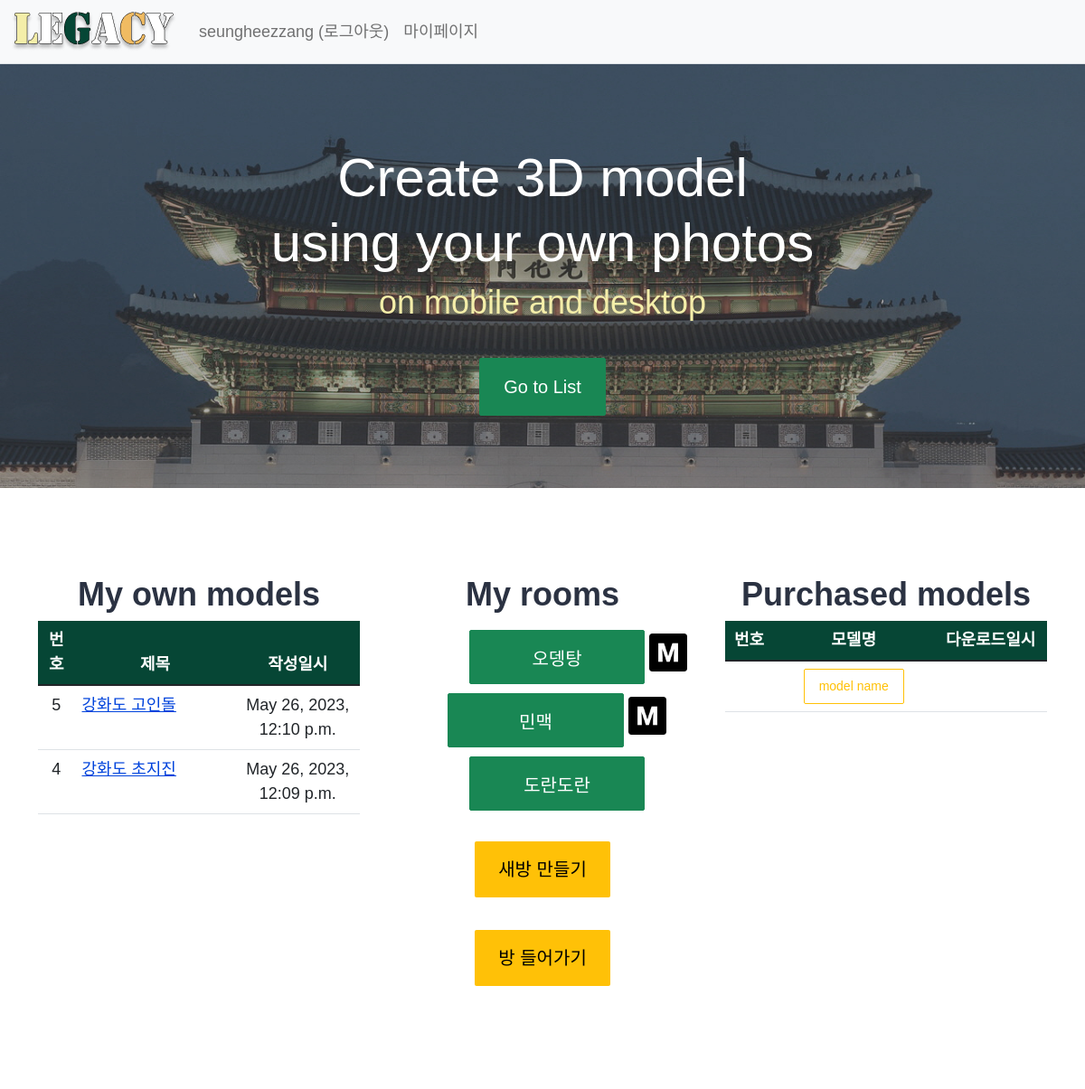
Page /common/mypage/ (signed in) on the committed database.
### pybo/models.py (models this page shows, shortened)
class Question(models.Model):
    author = models.ForeignKey(User, on_delete=models.CASCADE, related_name='author_question')
    subject = models.CharField(max_length=200)
    content = models.TextField()
    create_date = models.DateTimeField()
    modify_date = models.DateTimeField(null=True, blank=True)
    voter = models.ManyToManyField(User, related_name='voter_question')
    location = models.CharField(max_length=200, null=True, blank=True)
    audio = models.FileField(upload_to='audio/', null=True, blank=True)
    image = models.FileField(upload_to='image/', null=True, blank=True)
    npz = models.FileField(upload_to='npz/', null=True, blank=True)
    output = models.FileField(upload_to='output/', null=True, blank=True)
    group = models.CharField(max_length=225, null=True, blank=True)

### common/models.py (models this page shows, shortened)
class CustomGroup(models.Model):
    name = models.CharField(max_length=255, unique=True)
    password = models.CharField(max_length=255)
    leader = models.ForeignKey(User, on_delete=models.CASCADE)
    introduction = models.TextField(null=True, blank=True)
    create_date = models.DateTimeField()
    members = models.ManyToManyField(User, related_name='custom_groups')

### common/views.py (the view, shortened to what this page needs)
# urls.py: path('mypage/', views.mypage, name='mypage'),
def mypage(request):
    page = request.GET.get('page', '1')  # 페이지
    kw = request.GET.get('kw', '')  # 검색어
    question_list = Question.objects.order_by('-create_date')
    paginator = Paginator(question_list, 10)  # 페이지당 10개씩 보여주기
    page_obj = paginator.get_page(page)
    groups = request.user.custom_groups.all() # 내가 속한 그룹
    context = {'question_list': page_obj, 'page': page, 'kw': kw, 'groups': groups}
    return render(request, 'common/mypage.html', context)

### pybo/templatetags/pybo_filter.py (called while the page is built)
@register.filter
def sub(value, arg):
    return value - arg

### templates/common/mypage.html (shortened to what this page needs)
{% extends "base.html" %}
{% load pybo_filter %}
{% block content %}
<div class="box-padding-big white-bg">
	<div class="container align-center">
		<div class="row">
<div class="col-md-4 info-big my-3">
    <h3><strong>My own models</strong></h3>
    <table class="table" >
        <thead>
        <tr class="text-center">
            <th style="background-color:#064635; color:white">번호</th>
            <th style="width:50%; background-color:#064635; color:white">제목</th>
            <th style="background-color:#064635; color:white">작성일시</th>
        </tr>
        </thead>
        <tbody>
        {% if question_list %}
        {% for question in question_list %}
            {% if request.user == question.author %}
            <tr class="text-center">
                <td>
                    {{ question_list.paginator.count|sub:question_list.start_index|sub:forloop.counter0|add:1 }}
                </td>
                <td class="text-start">
                    <a href="{% url 'pybo:detail' question.id %}">{{ question.subject }}</a>
                </td>
                <td>{{ question.create_date }}</td>
            </tr>
            {% endif %}
        {% endfor %}
        {% else %}
        <tr>
            <td colspan="3">생성한 모델이 없습니다.</td>
        </tr>
        {% endif %}
        </tbody>
    </table>
</div>
            <div class="col-md-4 info-big my-3 align-center">
                <h3><strong>My rooms</strong></h3>
                <ul>
                    {% if groups%}
                    {% for group in groups %}
                        {% if group.leader == user %}
                            <img src="/static/images/master2.png" style="width:13%; height:13%">
                        {% else %}
                            <img src="/static/images/master2.png " style="width:13%; height:13%; opacity: 0;">
                        {% endif %}
                        <div class="btn btn-success btn-lg" style="margin-top:10px; height:60px; width:60%">{{ group.name }}</div>
                    {% endfor %}
                    {% else %}
                    속한 그룹이 없어용
                    {% endif %}
                </ul>
                <a href="{% url 'common:group_create' %}" class="btn btn-warning btn-lg" style="border:none; margin:5%">새방 만들기</a>
                <a href="{% url 'common:group_invite' %}" class="btn btn-warning btn-lg" style="border:none; margin:5%">방 들어가기</a>
            </div>
            <div class="col-md-4 info-big my-3">
				<h3><strong>Purchased models</strong></h3>
            <table class="table" >
                <thead>
                    <tr class="text-center">
                        <th style="background-color:#064635; color:white">번호</th>
                        <th style="width:50%; background-color:#064635; color:white">모델명</th>
                        <th style="background-color:#064635; color:white">다운로드일시</th>
                    </tr>
                </thead>
                <tbody>
                   <tr class="text-center">
                       <td>
                       </td>
                       <td>
                           <div class="btn btn-outline-warning btn-sm">model name</div><br>
                       </td>
                       <td>
                       </td>
                </tbody>
                </table>
			</div>
		</div>
	</div>
</div>
{% endblock %}

### templates/navbar.html (shortened to what this page needs)
<nav class="navbar navbar-light navbar-expand-md bg-light border-bottom">
    <div class="container-fluid">
        <a class="navbar-brand" href="{% url 'pybo:index' %}"><Img src="/static/images/Legacy.png"></Img></a>
        <div class="collapse navbar-collapse" id="navbarSupportedContent">
            <ul class="navbar-nav me-auto mb-2 mb-lg-0">
                <li class="nav-item">
                    {% if user.is_authenticated %}
                    <a class="nav-link" href="{% url 'common:logout' %}">{{ user.username }} (로그아웃)</a>
                    {% else %}
                    <a class="nav-link" href="{% url 'common:login' %}">로그인</a>
                    {% endif %}
                </li>
                <li class="nav-item">
                    {% if user.is_authenticated %}
                    <a class="nav-link" href="{% url 'common:mypage' %}">마이페이지</a>
                    {% endif %}
                </li>
            </ul>
        </div>
    </div>
</nav>

### static/style.css (style rules this page uses)
body { background-color: #f0f1f4; font-family: 'munhwa', sans-serif; font-size: 18px; color: #737b8a; }
h1,h2,h3,h4,h5,h6 { color: #2b3242; }
img { max-width: 100%; }
a { color: #0043dc; }
.align-center { text-align: center; }
.btn-lg { padding: 16px 26px!important; }
.btn { border-radius: 2px; padding: 8px 16px; }
.btn-lg { border-radius: 2px; }
.white-bg { background-color: white; }
.box-padding-big { padding-top: 80px; padding-bottom: 80px; }
h3 { font-size: 36px; }

### rows in the picture
Question: paginator.count|sub "5", subject "강화도 고인돌", create_date "May 26, 2023, 12:10 p.m."
Question: paginator.count|sub "4", subject "강화도 초지진", create_date "May 26, 2023, 12:09 p.m."
CustomGroup: name "오뎅탕"
CustomGroup: name "민맥"
CustomGroup: name "도란도란"

### other values in the picture
{{ user.username }} "seungheezzang"
